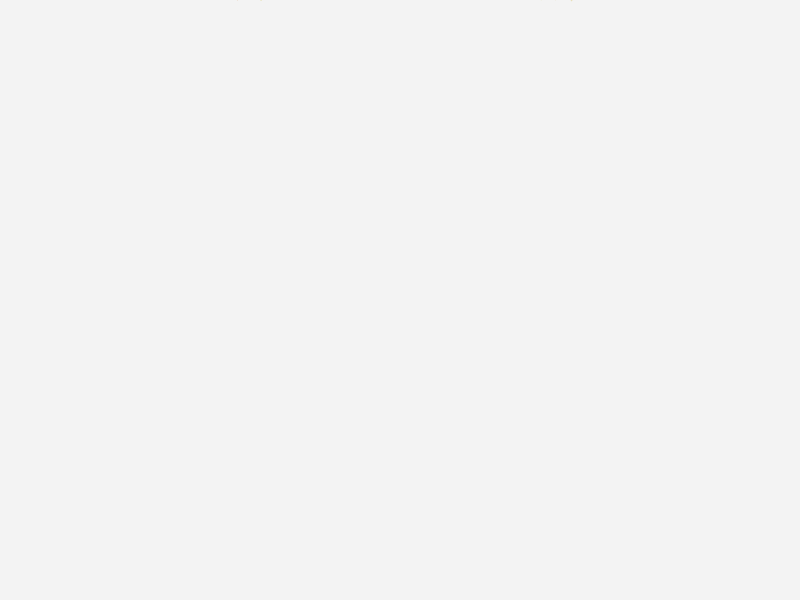
Frame 1 (no input)
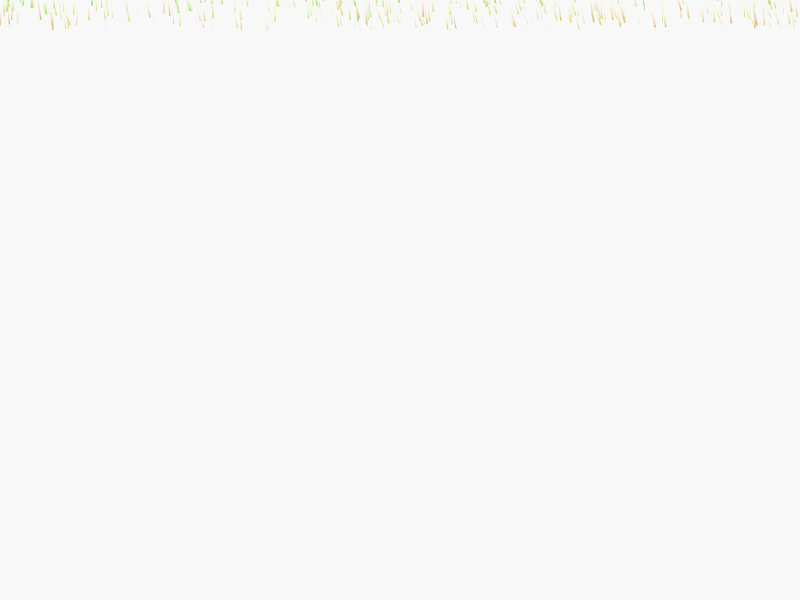
Frame 60 (no input)
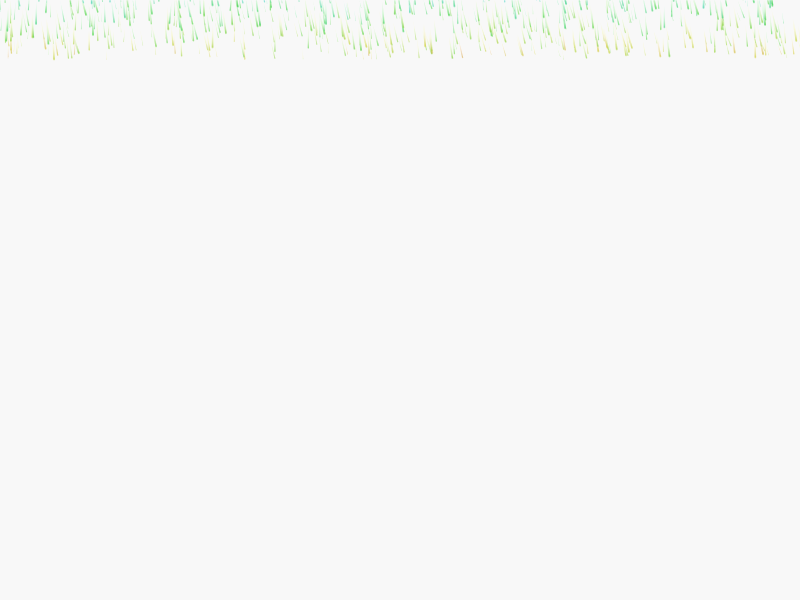
Frame 120 (the mouse pressed at the canvas centre since frame 60)

The p5.js sketch that drew these frames (run headless with seeded random() and noise() and a simulated clock; from frame 60 on, the mouse is pressed at the canvas centre):

// p5.js sketch
// ── sketch.js
let walkers = [];

function setup() {
  createCanvas(800, 600);
  //background(245);
  noiseDetail(2, 0.5);

  colorMode(HSB, 360, 100, 100, 100);
  background(0, 0, 95);

}

function draw() {
  for (let i = 0; i < 5; i++) {
    walkers.push(new Ink());
  }

  for (let w of walkers) {
    w.update();
    w.draw();
  }

  // slowly fade the past
  //noStroke();
  //fill(245, 5);
  //rect(0, 0, width, height);

  noStroke();
  fill(0, 0, 95, 6);
  rect(0, 0, width, height);

}

class Ink {
  constructor() {
    this.pos = createVector(random(width), 0);
    this.life = random(200, 600);
    this.size = random(0.5, 2);
    this.seed = random(1000);
    this.hue = (frameCount + random(60)) % 360;

  }

  update() {
    let n = noise(
      this.pos.x * 0.002,
      this.pos.y * 0.002,
      this.seed
    );

    this.hue = (this.hue + 0.3) % 360;


    let angle = map(n, 0, 1, PI / 2 - 0.5, PI / 2 + 0.5);
    let vel = p5.Vector.fromAngle(angle).mult(0.5);

    this.pos.add(vel);
    this.life--;
  }

  draw() {
     if (this.life <= 0) return;

     stroke(this.hue, 80, 80, 30);
     strokeWeight(this.size);
     point(this.pos.x, this.pos.y);
  }

}
